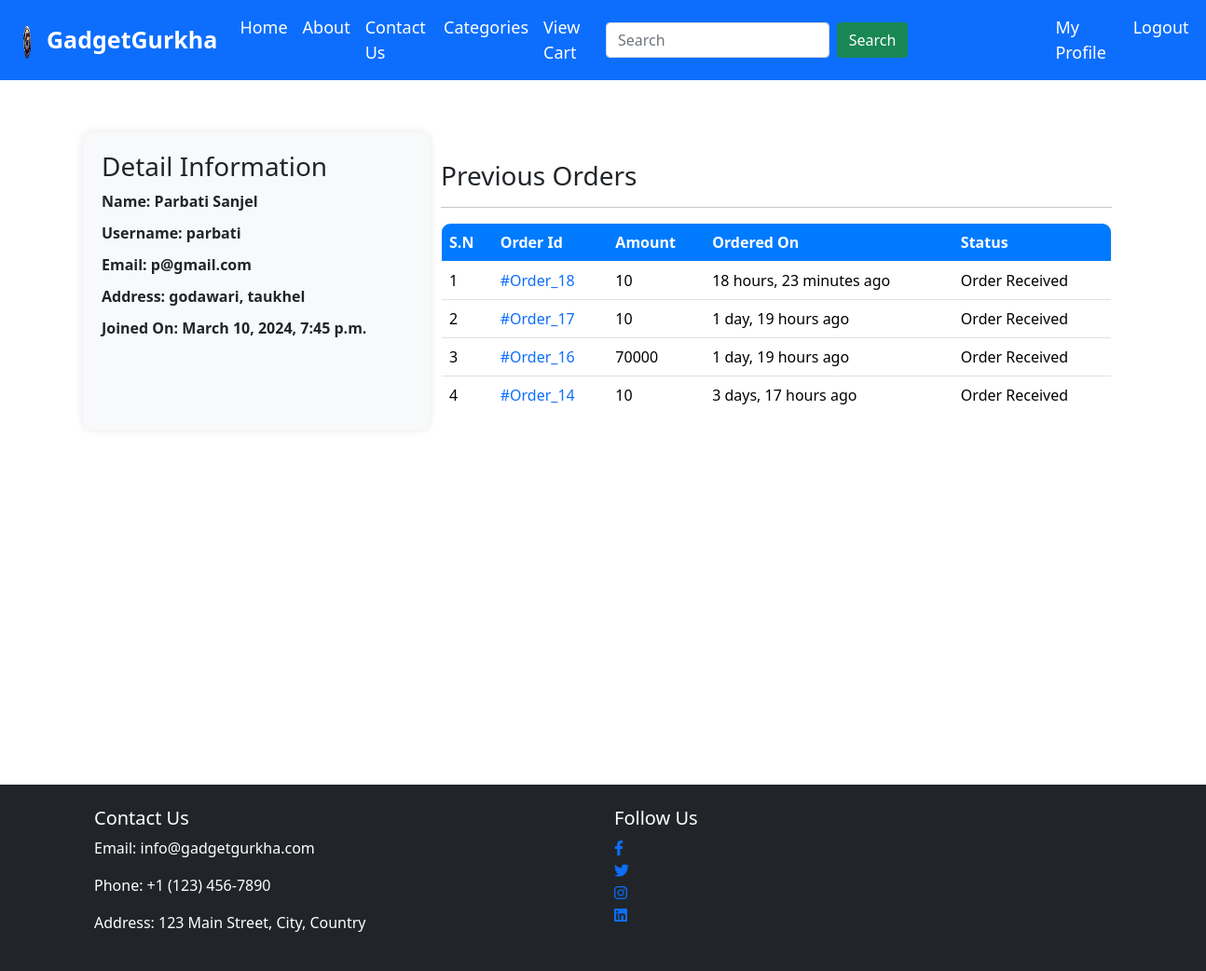
Screenshot of /profile/ (signed in) with the database file from the repository.
### appGurkha/models.py (models this page shows, shortened)
class Customer(models.Model):
    user = models.OneToOneField(User, on_delete=models.CASCADE)
    email = models.EmailField(unique=True, max_length=200, null=False, default="xyz@gmail.com")
    full_name = models.CharField(max_length=200)
    address = models.CharField(max_length=200, null=True, blank=True)
    joined_on = models.DateTimeField(auto_now_add = True)

class Order(models.Model):
    cart=models.OneToOneField(Cart, on_delete=models.CASCADE)
    ordered_by = models.CharField(max_length=200)
    shipping_address = models.CharField(max_length=200)
    mobile = models.CharField(max_length=10)
    email =models.EmailField(null=True, blank=True)
    subtotal = models.PositiveIntegerField()
    discount = models.PositiveIntegerField()
    total = models.PositiveIntegerField()
    order_status = models.CharField(max_length=50, choices=ORDER_STATUS)
    created_at = models.DateTimeField(auto_now_add=True)
    payment_method = models.CharField(max_length=20, choices=METHOD, default="Cash on Delivery")
    payment_completed = models.BooleanField(default=False, null=True, blank=True)

### appGurkha/views.py (the view)
# urls.py: path("profile/", CustomerProfileView.as_view(), name="customerprofile"),
class CustomerProfileView(TemplateView):
    template_name = "customerprofile.html"
    def dispatch(self, request, *args, **kwargs):
        if request.user.is_authenticated and Customer.objects.filter(user=request.user).exists():
            pass
        else:
            return redirect("/login/?next=/profile")
        return super().dispatch(request, *args, **kwargs)
    def get_context_data(self, **kwargs):
        context = super().get_context_data(**kwargs)
        customer = self.request.user.customer
        context['customer'] = customer
        orders = Order.objects.filter(cart__customer=customer).order_by("-id")
        context["orders"] = orders
        return context

### templates/customerprofile.html (shortened to what this page needs)
{% extends 'base.html' %}
{% block content %}
<div class="container">
    <div style="margin-top:56px;" class="row">
        <div class="col-md-4 detail-info">
            <h3>Detail Information</h3>
            <p class="profile-detail"><span>Name:</span> {{ customer.full_name }}</p>
            <p class="profile-detail"><span>Username:</span> {{ customer.user.username }}</p>
            <p class="profile-detail"><span>Email:</span> {{ customer.user.email }}</p>
            <p class="profile-detail"><span>Address:</span> {{ customer.address }}</p>
            <p class="profile-detail"><span>Joined On:</span> {{ customer.joined_on }}</p>
        </div>
        <div class="col-md-8 previous-orders">
            <h3>Previous Orders</h3>
            <hr>
            <table class="table order-table">
                <thead>
                    <tr>
                        <th style="color:white;">S.N</th>
                        <th style="color:white;">Order Id</th>
                        <th style="color:white;">Amount</th>
                        <th style="color:white;">Ordered On</th>
                        <th style="color:white;">Status</th>
                    </tr>
                </thead>
                <tbody>
                    {% for ord in orders %}
                    <tr>
                        <td>{{ forloop.counter }}</td>
                        <td><a href="{% url 'appGurkha:customerorderdetail' ord.pk %}">#Order_{{ ord.id }}</a></td>
                        <td>{{ ord.total }}</td>
                        <td>{{ ord.created_at|timesince }} ago</td>
                        <td>{{ ord.order_status }}</td>
                    </tr>
                    {% endfor %}
                </tbody>
            </table>
        </div>
    </div>
</div>
{% endblock %}

### templates/base.html (style rules this page uses)
a { text-decoration: none; }

### templates/customerprofile.html (style rules this page uses)
.detail-info { background-color: #f8f9fa; padding: 20px; border-radius: 10px; box-shadow: 0 0 10px rgba(0, 0, 0, 0.1); }
.profile-detail { font-weight: bold; margin-bottom: 10px; }
.previous-orders { margin-top: 30px; }
.order-table { border: 1px solid #dee2e6; border-radius: 10px; overflow: hidden; }
.order-table thead { background-color: #007bff; color: #fff; }
.order-table tbody { background-color: #fff; }
.order-table tbody tr { transition: background-color 0.3s ease; }

### rows the page displays
Customer: full_name "Parbati Sanjel", user.username "parbati", user.email "p@gmail.com", address "godawari, taukhel", joined_on "March 10, 2024, 7:45 p.m."
Order: id "18", total "10", created_at "18 hours, 23 minutes", order_status "Order Received"
Order: id "17", total "10", created_at "1 day, 19 hours", order_status "Order Received"
Order: id "16", total "70000", created_at "1 day, 19 hours", order_status "Order Received"
Order: id "14", total "10", created_at "3 days, 17 hours", order_status "Order Received"
